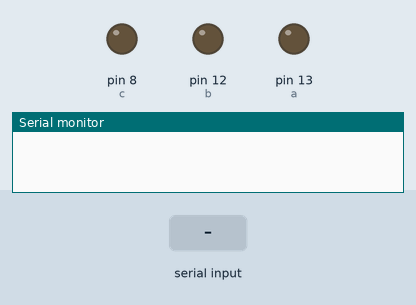
Bench run of a sketch on a simulated Arduino Uno, built with avr-gcc and run on an emulated ATmega328P. Parts: output pins drawn as LEDs (lit = HIGH), the last lines printed to the serial monitor. Inputs (shaded band) come from the test bench.

Above: at 1.2 s.
1.3 s: "1\n" received over Serial
At 2.1 s:
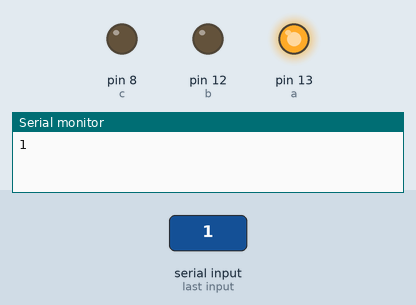
3.8 s: "2\n" received over Serial
At 4.6 s:
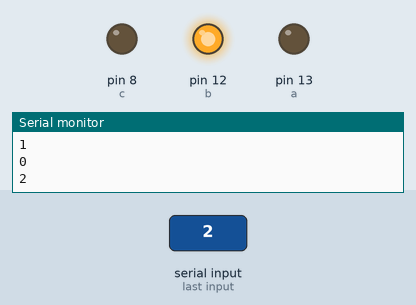
6.3 s: "3\n" received over Serial
At 7.1 s:
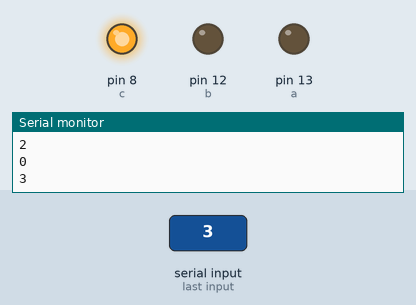
Timing chart, 0 to 9.3 s (numbered marks = the images above; inputs shaded):
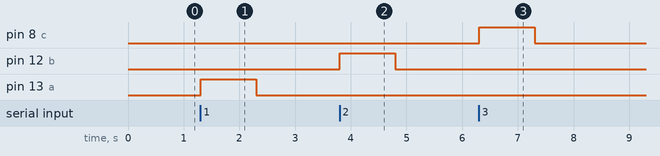

The sketch:

LEDBLINK.ino
```cpp
#define a 13
#define b 12
#define c 8

void setup()
{
  Serial.begin(9600);
  pinMode(a,OUTPUT);
  pinMode(b,OUTPUT);
  pinMode(c,OUTPUT);

}
boolean a_flag = LOW;
boolean b_flag = LOW;
boolean c_flag = LOW;

void loop()
{
  while (Serial.available() == 0);

  int val = Serial.parseInt();
  if(val == 1)      // Toogle first LED.
  {
    a_flag = !a_flag;
    digitalWrite(a,a_flag);
  }
  else if(val == 2)   // Toogle Second LED.
  {
    b_flag = !b_flag;
    digitalWrite(b,b_flag);
  }
  else if(val == 3)   // Toogle Third LED.
  {
    c_flag = !c_flag;
    digitalWrite(c,c_flag);
  }
  else              // Turn Off all the LED.
  {
    digitalWrite(a,LOW);
    digitalWrite(b,LOW);
    digitalWrite(c,LOW);
  }

  Serial.println(val);
}
```

Measured:
- after the input at 1.3 s, pin 13 (a): LOW → HIGH at once, → LOW 1.0 s later
- after the input at 3.8 s, pin 12 (b): LOW → HIGH at once, → LOW 1.0 s later
- after the input at 6.3 s, pin 8 (c): LOW → HIGH at once, → LOW 1.0 s later
